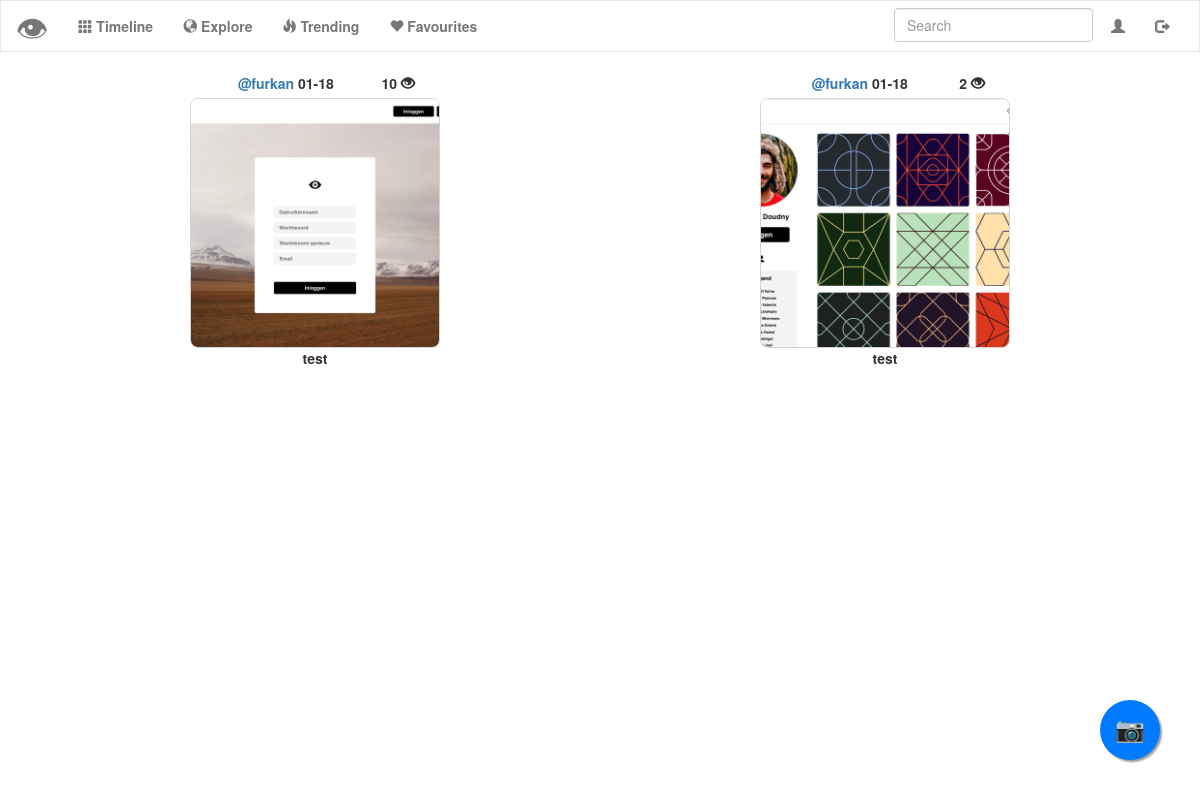
The app's page /trending (signed in), older data.
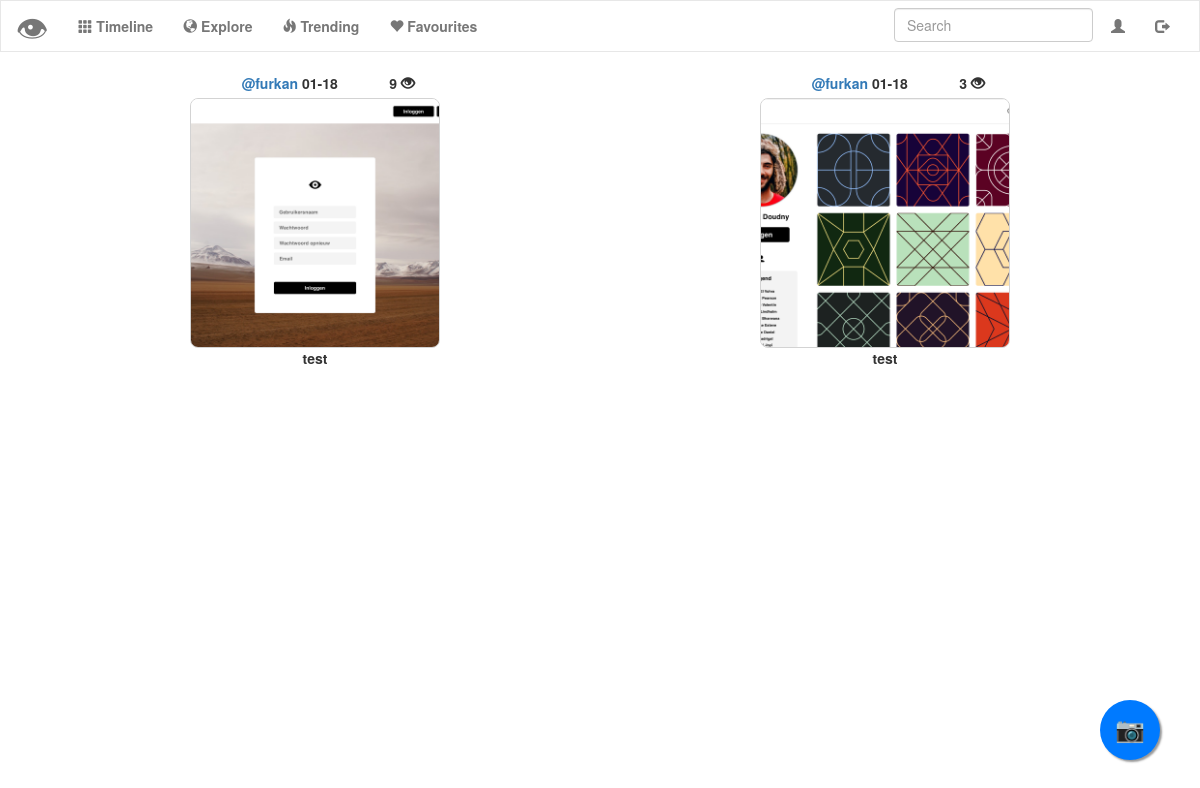
The same page, newer data.
### tables this page shows
CREATE TABLE 'uploads' ('id' integer PRIMARY KEY AUTOINCREMENT NOT NULL, 'user_id' integer NOT NULL, 'upload' text NOT NULL, 'description' text NOT NULL, 'timestamp' double precision NOT NULL DEFAULT CURRENT_TIMESTAMP, 'username'  text NOT NULL  , 'score' INTEGER NOT NULL DEFAULT 0);

### application.py (the view)
@app.route("/trending")
def trending():
    trendingphotos = []
    all_recents = get_all_recents()
    for p in all_recents:
        if p["score"] >= 2:
            trendingphotos.append(p)
    trendingphotos.sort(key=lambda d: d['score'], reverse=True)
    if len(trendingphotos) == 0:
        flash("There aren't any trending pictures!")
        return render_template("trending.html")
    return render_template("trending.html", trendingphotos=trendingphotos, user_id=session["user_id"])

### helpers.py (called while the page is built)
def get_all_recents():
    all_recents = db.execute("SELECT * FROM uploads WHERE DATE(timestamp) >= DATE('now', 'weekday 0', '-12 days')")
    all_recents = change_timestamp(all_recents)
    return all_recents

def change_timestamp(post_list):
    for post in post_list:
        date = post["timestamp"]
        date = date[5:11]
        post["timestamp"] = date
    return post_list

### templates/trending.html (shortened to what this page needs)
{% extends "layout.html" %}
{% block main %}
    {% for post in trendingphotos %}
    <div class="col-lg-6 col-md-6 col-sm-6 col-xs-6">
        <button name="modal" class="photo_modal" data-toggle="modal" data-target="#photomodal{{ post.id }}">
            <label for="modal">
              <a href="{{ url_for('profile', username= post.username) }}"><label id="username">{{ post.username }} </label></a>
              <label id="timestamp">{{ post.timestamp }} </label>
              <label id="score">{{ post.score }} <span class="glyphicon glyphicon-eye-open"></span></label>
              <img src="/upload/{{ post.upload }}" class="img-responsive">
              <label id="discription">{{ post.description }} </label>
            </label>
        </button>
    </div>
    {% endfor %}
{% endblock %}

### templates/layout.html (shortened to what this page needs)
<!DOCTYPE html>
<html lang="en">
    <head>
        <link href="https://maxcdn.bootstrapcdn.com/bootstrap/3.3.7/css/bootstrap.min.css" rel="stylesheet"/>
        <link href="{{ url_for('static', filename='styles.css') }}" rel="stylesheet"/>
    </head>
    <body>
            <nav class="navbar navbar-default" id="navigation">
                <div class="container-fluid">
                    <div class="navbar-header">
                        <a class="navbar-brand" href="{{ url_for('index') }}"><font size="+3">👁</font></a>
                    </div>
                    <div class="collapse navbar-collapse" id="navbar">
                        {% if session.user_id %}
                            <ul class="nav navbar-nav">
                                <li><a href="{{ url_for('timeline') }}"><span class="glyphicon glyphicon-th"></span><b> Timeline</b></a></li>
                                <li><a href="{{ url_for('index') }}"><span class="glyphicon glyphicon-globe"></span><b> Explore</b></a></li>
                                <li><a href="{{ url_for('trending') }}"><span class="glyphicon glyphicon-fire"></span><b> Trending</b></a></li>
                                <li><a href="{{ url_for('favourites') }}"><span class="glyphicon glyphicon-heart"></span><b> Favourites</b></a></li>
                            </ul>
                            <ul class="nav navbar-nav navbar-right">
                                <li><a href="{{ url_for('account') }}"><span class="glyphicon glyphicon-user"></span></a></li>
                                <li><a href="{{ url_for('logout') }}"><span class="glyphicon glyphicon-log-out"></span></a></li>
                            </ul>
                            <ul class="nav navbar-nav navbar-right">
                                <li><input autocomplete="off" autofocus class="form-control" onkeypress="keypress(event);" name="lookup" id="searchbar" placeholder="Search" type="text"></li>
                            </ul>
                        {% else %}
                            <ul class="nav navbar-nav navbar-right">
                                <li><a href="{{ url_for('register') }}">Register</a></li>
                                <li><a href="{{ url_for('login') }}">Log In</a></li>
                            </ul>
                        {% endif %}
                    </div>
                </div>
            </nav>
            <a href="/upload" class="float-button">
                <h3 class="camera-button">📷</h3>
            </a>
        <div class="container">
            <main>
                {% block main %}{% endblock %}
            </main>
        </div>
    </body>
</html>

### static/styles.css (style rules this page uses)
.container { margin-left: auto; margin-right: auto; text-align: center; }
.navbar { z-index: 999; }
main img { max-width: 100%; }
#navigation { background-color: #FFF !important; border-radius: 0 !important; }
#searchbar { margin:7px; max-width:95%; }
.img-responsive { border: 0.5px solid lightgray; object-fit: cover; width:250px !important; height:250px !important; border-radius: 8px; }
.float-button { position:fixed; width:60px; height:60px; bottom:40px; right:40px; background-color: rgba(0,122,255,1); color:#FFF; border-radius:50px; text-align:center; box-shadow: 2px 2px 2px #999; text-decoration: none !important; z-index: 999; }
.camera-button { margin-top:15px !important; }
.photo_modal { background-color: white; border: 0px; }
#score { float:right; padding-right: 25px }

Row changes from the older to the newer data that the page shows:
changed uploads (number 1 of 2 on the later page): score "10" → "9"
changed uploads (number 2 of 2 on the later page): score "2" → "3"
